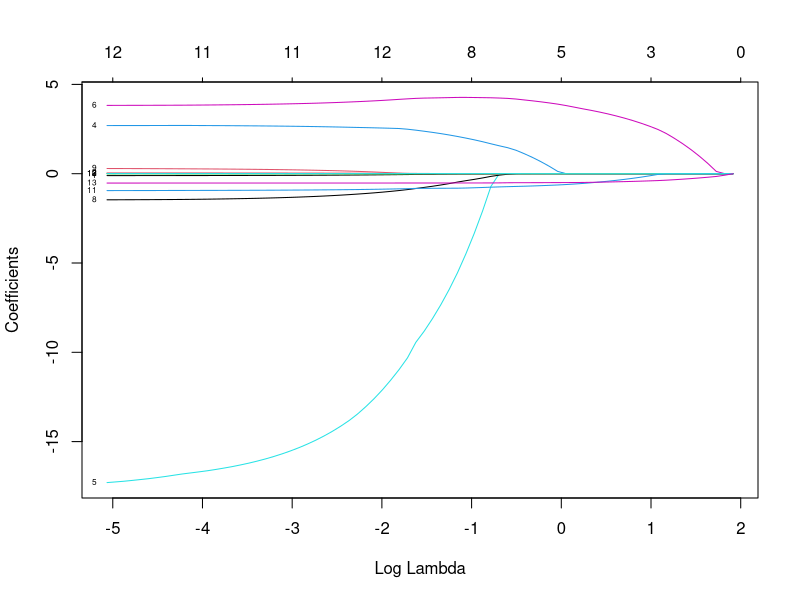
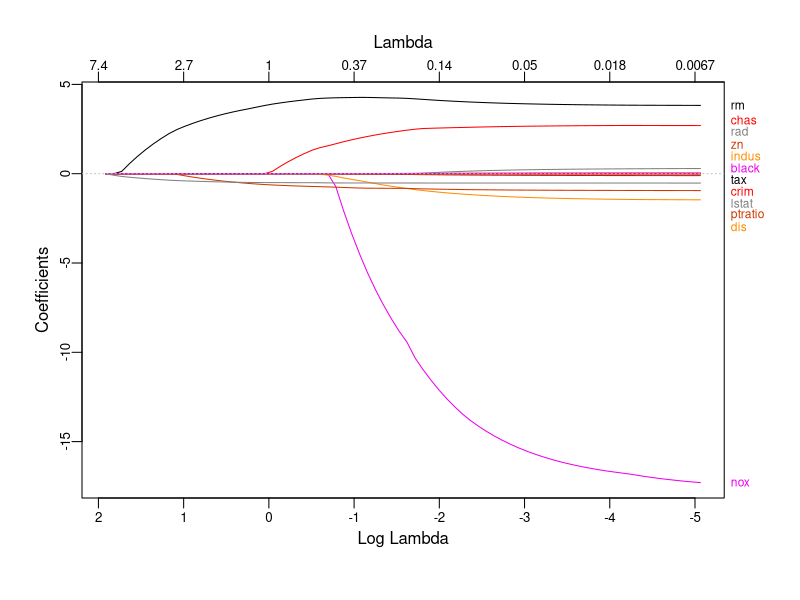
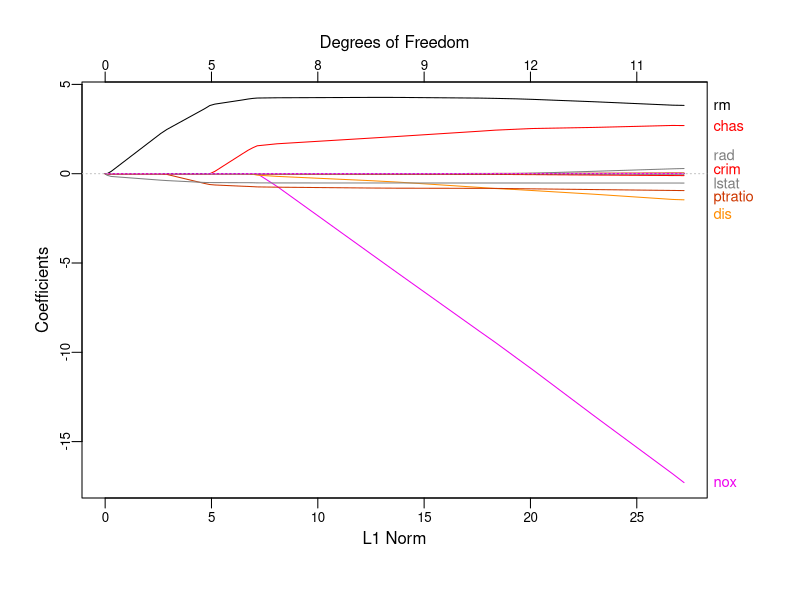
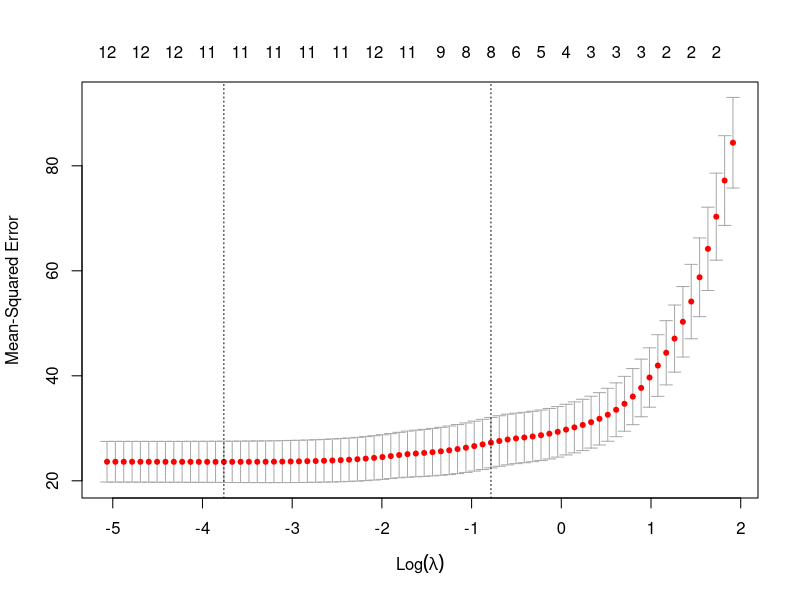

Reproduce these figures in R, in order.
## ---- chunk 1
library(MASS)
## ---- chunk 2
data(Boston)
colnames(Boston) 
## ---- chunk 3
library(glmnet)
## ---- chunk 4
lasso_fit <- glmnet(x = as.matrix(Boston[, -c(which(colnames(Boston)=='medv'))]), y = Boston$medv, alpha = 1)
#lambda = 0.5
coef(lasso_fit,s=0.5)
#lambda = 1
coef(lasso_fit,s=1)
## ---- chunk 5
plot(lasso_fit, xvar = "lambda", label = TRUE)
library(plotmo) # for plot_glmnet
plot_glmnet(lasso_fit, label=TRUE)                             # default colors
plot_glmnet(lasso_fit, label=8, xvar ="norm")                  # label the 5 biggest final coefs
## ---- chunk 6
#use 5-fold cross validation to pick lambda
cv_lasso_fit <- cv.glmnet(x = as.matrix(Boston[, -c(which(colnames(Boston)=='medv'))]), y = Boston$medv, alpha = 1, nfolds = 5)
plot(cv_lasso_fit)
## ---- chunk 7
cv_lasso_fit$lambda.min
## ---- chunk 8
Boston_IS_pred <- predict(lasso_fit, as.matrix(Boston[, -c(which(colnames(Boston)=='medv'))]), s = cv_lasso_fit$lambda.min)
